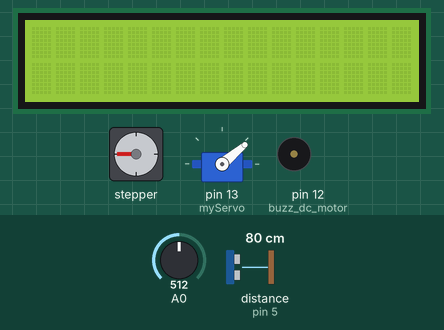
A sketch run on a simulated Arduino Uno, built with avr-gcc and run on an emulated ATmega328P. On the bench: stepper motor, servo, 16×2 character LCD, buzzer (waves = sounding, pin HIGH). Wiring (inferred from the names in the program): ultrasonic range finder: trigger pin 6; echo pin 5. The test bench sets the inputs (shaded band); at power-on: distance to the obstacle (sensor on pin 5) 80 cm, A0 = 512. The echo pulse lasts 58.3 µs per cm; stepper angles assume 2048 steps per turn; pins used as bus, display or sensor lines are not drawn.

Above: at 2.2 s.
2.3 s: distance to the obstacle (sensor on pin 5) set to 23 cm
3.8 s: distance to the obstacle (sensor on pin 5) set to 19 cm
At 3.97 s:
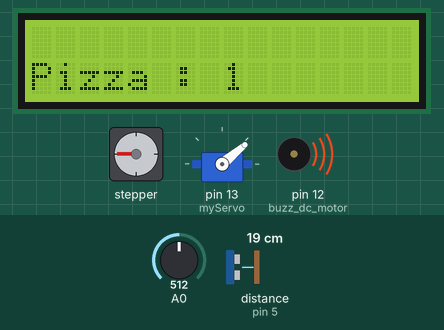
At 6.5 s:
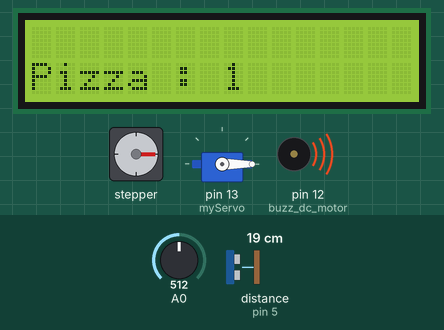
Timing chart, 0 to 12.2 s (numbered marks = the images above; inputs shaded):
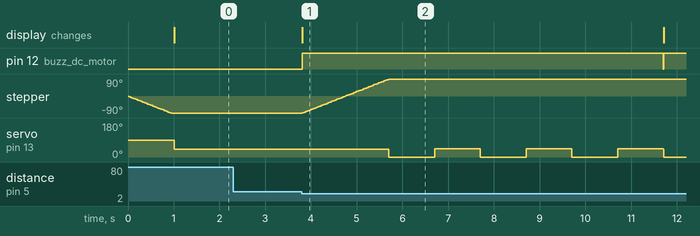

Measured:
- the behaviour switches between 21 and 20 cm on distance to the obstacle (sensor on pin 5) (found by bisection; images 0 and 1)
- after the input at 2.3 s, every drawn part: stays the same
- after the input at 3.8 s, pin 12 (buzz_dc_motor): LOW → HIGH at once, → LOW 7.9 s later, → HIGH 0.01 s later; stepper: turns 180° clockwise in 1.9 s, starting at once; servo on pin 13 (myServo): alternates 45° for 1.0 s and 0° for 1.0 s, starting after 1.9 s; the display: changes at once (image 1)

The sketch:

Clementino1.0.0.ino
```cpp
#include <Stepper.h>
#include <LiquidCrystal_I2C.h>
#include <Servo.h>

const int stepsPerRevolution = 2048;
const int trig = 6;
const int echo = 5;
const int buzz_dc_motor = 12;
const int mic = A0;
int duration = 0;
int distance = 0;
int counter1 = 0,counter2 = 0,i;
bool isUp = false;
unsigned long motorOffTime = 0, counterOff = 0;
LiquidCrystal_I2C lcd(0x27,16,2);
Stepper stepperName = Stepper(stepsPerRevolution, 8, 10, 9, 11);
Servo myServo;

void setup() {

  pinMode(trig, OUTPUT);
  pinMode(echo, INPUT);
  pinMode(buzz_dc_motor, OUTPUT);

  stepperName.setSpeed(16);
  stepperName.step(-stepsPerRevolution / 4);

  myServo.attach(13);

  lcd.init();
  lcd.backlight();
}

void loop() {

  //Sound Sensor Input
  int soundValue = analogRead(A0);

  //Sound Sensor Routine
  if(soundValue > 150){
    int i=0;
    while(i<1){
      i++;
      myServo.write(40);
    }
  }

  //Sonar Sensor Input
  digitalWrite(trig, HIGH);
  delayMicroseconds(1000);
  digitalWrite(trig, LOW);
  duration = pulseIn(echo, HIGH);
  distance = duration/58;

  //Sonar Sensor Routine
  if (distance <= 6) {
    if(millis() >= counterOff)
    {
      counter1++;

      //LCD prints
      lcd.setCursor(0,0);
      lcd.print("Sushi : ");
      lcd.print(counter1);

      digitalWrite(buzz_dc_motor, HIGH);

      motorOffTime = millis() + 1000;
      counterOff = millis() + 2000;

      if(isUp){
        stepperName.step(-stepsPerRevolution / 2);
        isUp = false;
      }

      i=0;
      while(i<3){
        i++;
        myServo.write(-45);
        delay(1000);
        myServo.write(45);
        delay(1000);
      }

    }
  }

  if (distance >= 13.5 && distance <= 19) {
    if(millis() >= counterOff)
    {
      counter2++;

      //LCD prints
      lcd.setCursor(0,1);
      lcd.print("Pizza : ");
      lcd.print(counter2);

      digitalWrite(buzz_dc_motor, HIGH);

      motorOffTime = millis() + 1000;
      counterOff = millis() + 2000;

      if(!isUp)
      {
        stepperName.step(stepsPerRevolution / 2);
        isUp = true;
      }

      i=0;
      while(i<3){
        i++;
        myServo.write(-45);
        delay(1000);
        myServo.write(45);
        delay(1000);
      }

    }
  }

  if (millis() >= motorOffTime) {
    digitalWrite(12, LOW);
  }

}
```
